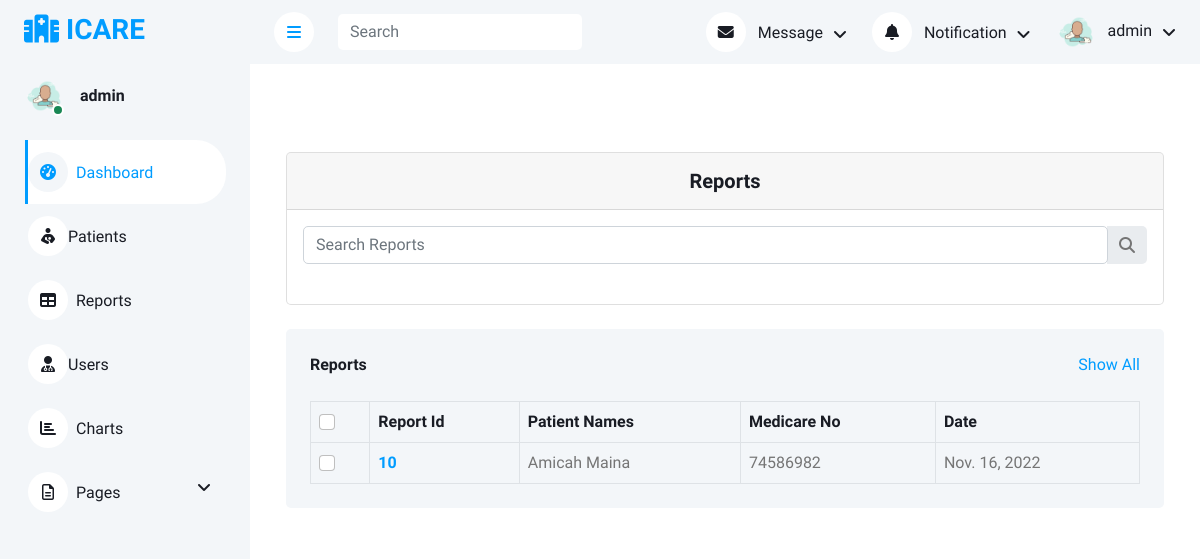
Screenshot of /report/list/ (signed in) with the database file from the repository.
### core/models.py (models this page shows, shortened)
class User(AbstractBaseUser,PermissionsMixin):
    username = models.CharField(max_length=50, unique=True)
    email = models.EmailField(max_length=255, unique=True)
    first_name = models.CharField(max_length=100)
    last_name = models.CharField(max_length=100, null=True)
    user_roles = models.CharField(choices=USER_ROLES, max_length=20)
    date_of_birth = models.DateField(default='2000-01-01', null=True)
    is_active = models.BooleanField(default=True)
    is_staff = models.BooleanField(default=True)
    is_admin = models.BooleanField(default=False)
    country = models.CharField(max_length=50, null=True)
    county = models.CharField(max_length=50, null=True)
    subcounty = models.CharField(max_length=50, null=True)
    city = models.CharField(max_length=50, null=True)
    area = models.CharField(max_length=150, null=True)
    mobile = models.CharField(max_length=10, default='0', null=True)
    pincode = models.CharField(default='', max_length=10, null=True)
    user_permissions = models.ManyToManyField(
        Permission, related_name='user_permissions', blank=True)
    objects = UserManager()
    USERNAME_FIELD = 'username'
    REQUIRED_FIELDS=['email','first_name']
    class Meta:
        permissions = (
            ("OfficeAdmin","Can manage all users accounts."),
            ("Add_user","Can add user accounts."),
            ("edit_patients","Can edit patient accounts."),
            ("view_patients","Can view patient accounts."),
            ("manage_patients","Can manage patient accounts."),
        )

class Report(models.Model):
    first_name = models.CharField(max_length=200)
    last_name = models.CharField(max_length=200)
    blood_type = models.CharField(choices=BLOOD_TYPES, max_length=5)
    medcare=models.CharField(max_length=50)
    city = models.CharField(max_length=50)
    pincode = models.CharField(max_length=20, default=True, null=True)
    date = models.DateField(auto_now_add=True)
    patient = models.ForeignKey(Patient, to_field='patient_id', null=True, blank=True,on_delete=models.PROTECT)
    staff = models.ForeignKey(User, to_field='username', null=True, blank=True,on_delete=models.PROTECT)
    diagnosis=models.TextField(default='No Diagnosis')
    medical_history=models.TextField(default='No medical history')
    imag = models.ImageField(upload_to = SIGNATURE_PATH)

### core/views.py (the view)
# urls.py: path('report/list/', views.report_list_view, name='reportlist'),
@login_required(login_url='login')
def report_list_view(request):
    Report_list = Report.objects.all()
    return render(request, "report/report_list.html", {'Report_list': Report_list})

### templates/report/report_list.html
{% extends 'base.html' %}
{% block content %}
  <main style="margin-top: 40px">
    <div class="container pt-4">
      <section class="container-fluid pt-4 px-4">
        <div class="card">
          <div class="card-header py-3">
            <h5 class="mb-0 text-center"><strong>Reports</strong></h5>
          </div>
          <div class="card-body">
            <div class="row">
              <div class="col-md-12 mb-4">
                <form class="d-none d-md-flex input-group w-auto my-auto" action="#">
                  <input autocomplete="off" type="search" class="form-control rounded"
                    placeholder='Search Reports' name="q" style="min-width: 225px" />
                  <span class="input-group-text border-0"><i class="fas fa-search"></i></span>
              </form>
              </div>
            </div>
          </div>
      </section>
      <div class="container-fluid pt-4 px-4">
                <div class="bg-light text-center rounded p-4">
                    <div class="d-flex align-items-center justify-content-between mb-4">
                        <h6 class="mb-0">Reports</h6>
                        <a href="#">Show All</a>
                    </div>
                    <div class="table-responsive">
                        <table class="table text-start align-middle table-bordered table-hover mb-0">
                            <thead>
                                <tr class="text-dark">
                                    <th scope="col"><input class="form-check-input" type="checkbox"></th>
                                    <th scope="col">Report Id</th>
                                    <th scope="col">Patient Names</th>
                                    <th scope="col">Medicare No</th>
                                    <th scope="col">Date</th>
                                </tr>
                            </thead>
                            <tbody>
                              {% for report in Report_list %}
                                <tr>
                                    <td><input class="form-check-input" type="checkbox"></td>
                                    <th scope="row"><a class="" href="{% url 'viewreport' report.id %}">{{report.id}}</a></th>
                                    <td>{{report.first_name}} {{report.last_name}}</td>
                                    <td>{{report.medcare}}</td>
                                    <td>{{report.date}}</td>
                                </tr>
                              {% endfor %}
                            </tbody>
                        </table>
                    </div>
                </div>
            </div>
    </div>
  </main>
{% endblock content %}

### templates/nav.html (shortened to what this page needs)
{% load static %}
  <header>
    <div class="sidebar pe-4 pb-3">
            <nav class="navbar bg-light navbar-light">
                <a href="{% url 'home'%}" class="navbar-brand mx-4 mb-3">
                    <h3 class="text-primary"><i class="fa-solid fa-hospital"></i> ICARE</h3>
                </a>
                <div class="d-flex align-items-center ms-4 mb-4">
                    <div class="position-relative">
                        <img class="rounded-circle" src="{% static 'img/user.png' %}" alt="" style="width: 40px; height: 40px;">
                        <div class="bg-success rounded-circle border border-2 border-white position-absolute end-0 bottom-0 p-1"></div>
                    </div>
                    <div class="ms-3">
                        <h6 class="mb-0">{{user}}</h6>
                    </div>
                </div>
                <div class="navbar-nav w-100">
                    <a href="{% url 'home'%}" class="nav-item nav-link active"><i class="fa fa-tachometer-alt me-2"></i>Dashboard</a>
                    <a href="{% url 'viewpatients' slug='0'%}" class="nav-item nav-link"><i class="fa-solid fa-person-breastfeeding"></i>Patients</a>
                    <a href="{% url 'reportlist' %}" class="nav-item nav-link"><i class="fa fa-table me-2"></i>Reports</a>
                    {% if user.is_admin or user.user_roles == "OfficeAdmin" %}
                    <a href="{% url 'userslist' %}" class="nav-item nav-link"><i class="fa-solid fa-user-doctor"></i>Users</a>
                    {% endif %}
                    <a href="#" class="nav-item nav-link"><i class="fa fa-chart-bar me-2"></i>Charts</a>
                    <div class="nav-item dropdown">
                        <a href="#" class="nav-link dropdown-toggle" data-bs-toggle="dropdown"><i class="far fa-file-alt me-2"></i>Pages</a>
                    </div>
                </div>
            </nav>
        </div>
          <nav class="navbar navbar-expand bg-light navbar-light sticky-top px-4 py-0">
                <a href="#" class="sidebar-toggler flex-shrink-0">
                    <i class="fa fa-bars"></i>
                </a>
                <form class="d-none d-md-flex ms-4">
                    <input class="form-control border-0" type="search" placeholder="Search">
                </form>
                <div class="navbar-nav align-items-center ms-auto">
                    <div class="nav-item dropdown">
                        <a href="#" class="nav-link dropdown-toggle" data-bs-toggle="dropdown">
                            <i class="fa fa-envelope me-lg-2"></i>
                            <span class="d-none d-lg-inline-flex">Message</span>
                        </a>
                    </div>
                    <div class="nav-item dropdown">
                        <a href="#" class="nav-link dropdown-toggle" data-bs-toggle="dropdown">
                            <i class="fa fa-bell me-lg-2"></i>
                            <span class="d-none d-lg-inline-flex">Notification</span>
                        </a>
                    </div>
                    <div class="nav-item dropdown">
                        <a href="#" class="nav-link dropdown-toggle" data-bs-toggle="dropdown">
                            <img class="rounded-circle me-lg-2" src="{% static 'img/user.png' %}" alt="" style="width: 40px; height: 40px;">
                            <span class="d-none d-lg-inline-flex">{{user}}</span>
                        </a>
                    </div>
                </div>
            </nav>
  </header>

### static/css/style.css (style rules this page uses)
:root { --primary: #009CFF; --light: #F3F6F9; --dark: #191C24; }
.sidebar { position: fixed; top: 0; left: 0; bottom: 0; width: 250px; height: 100vh; overflow-y: auto; background: var(--light); transition: 0.5s; z-index: 999; }
@media (min-width: 992px) { .sidebar { margin-left: 0; } }
.sidebar .navbar .navbar-nav .nav-link { padding: 7px 20px; color: var(--dark); font-weight: 500; border-left: 3px solid var(--light); border-radius: 0 30px 30px 0; outline: none; }
.sidebar .navbar .navbar-nav .nav-link:hover, .sidebar .navbar .navbar-nav .nav-link.active { color: var(--primary); background: #FFFFFF; border-color: var(--primary); }
.sidebar .navbar .navbar-nav .nav-link i { width: 40px; height: 40px; display: inline-flex; align-items: center; justify-content: center; background: #FFFFFF; border-radius: 40px; }
.sidebar .navbar .navbar-nav .nav-link:hover i, .sidebar .navbar .navbar-nav .nav-link.active i { background: var(--light); }
.sidebar .navbar .dropdown-toggle::after { position: absolute; top: 15px; right: 15px; border: none; content: "\f107"; font-family: "Font Awesome 5 Free"; font-weight: 900; transition: .5s; }
.content .navbar .navbar-nav .nav-link { margin-left: 25px; padding: 12px 0; color: var(--dark); outline: none; }
.content .navbar .navbar-nav .nav-link:hover, .content .navbar .navbar-nav .nav-link.active { color: var(--primary); }
.content .navbar .sidebar-toggler, .content .navbar .navbar-nav .nav-link i { width: 40px; height: 40px; display: inline-flex; align-items: center; justify-content: center; background: #FFFFFF; border-radius: 40px; }
.content .navbar .dropdown-toggle::after { margin-left: 6px; vertical-align: middle; border: none; content: "\f107"; font-family: "Font Awesome 5 Free"; font-weight: 900; transition: .5s; }

### rows the page displays
User: username "admin"
Report: id "10", first_name "Amicah", last_name "Maina", medcare "74586982", date "Nov. 16, 2022"
